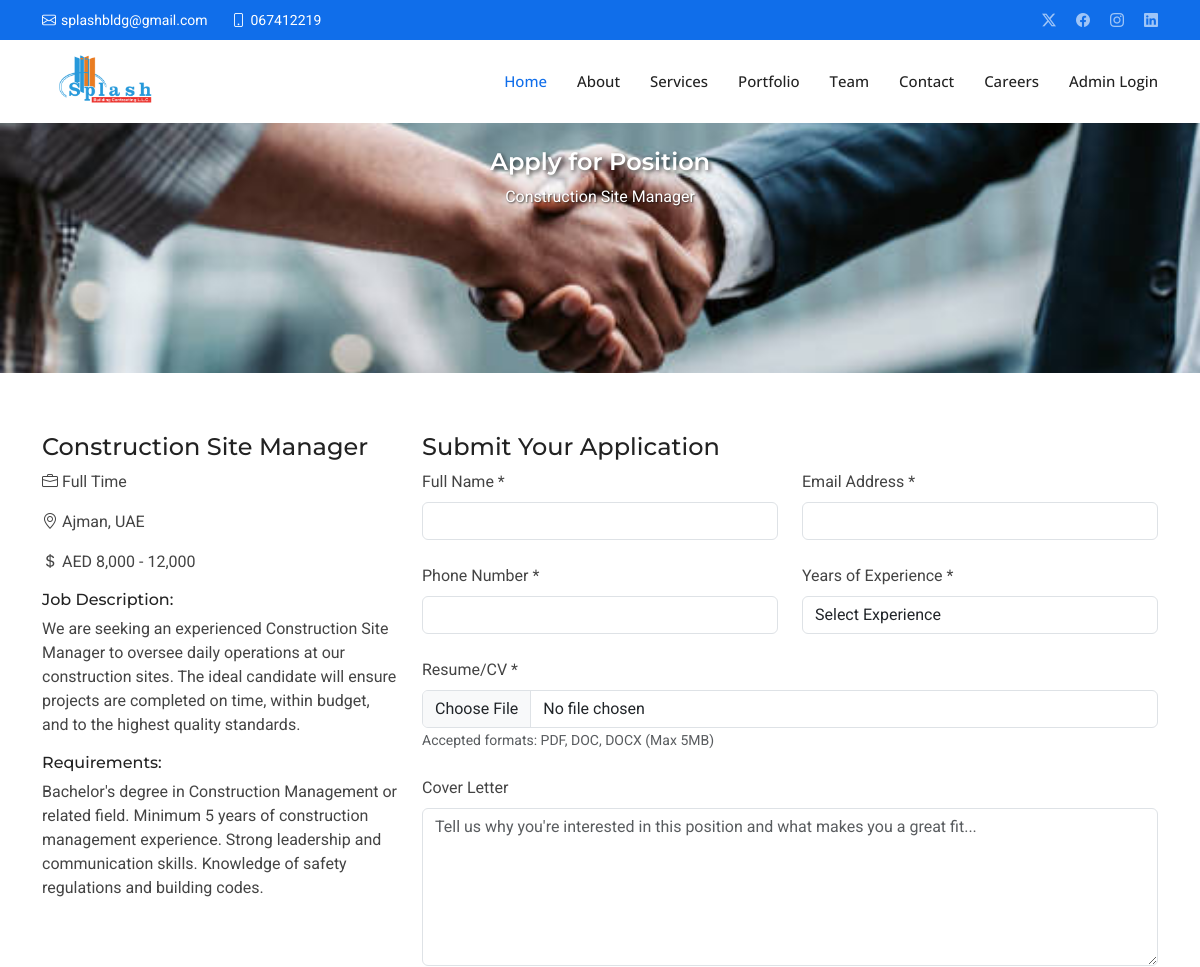
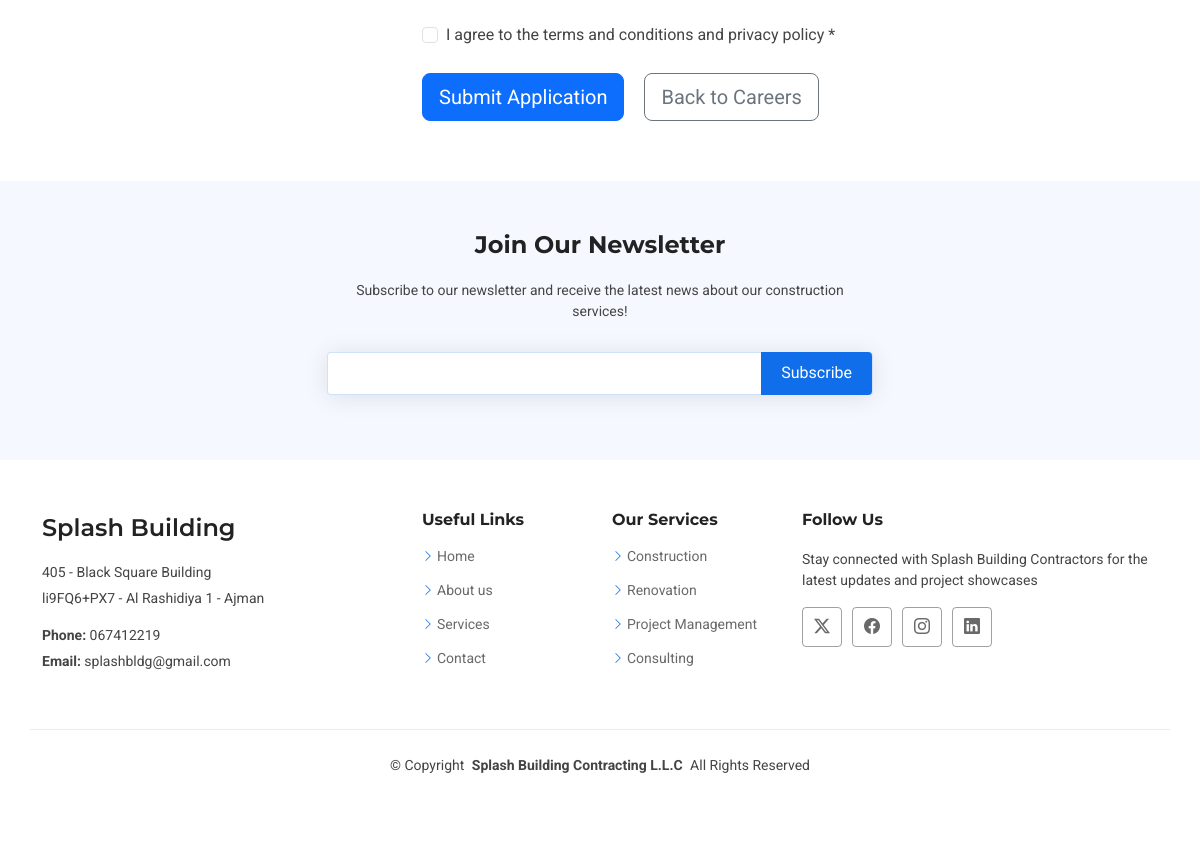
Screenshot of /apply/1/ with the database file from the repository (2 pictures, top to bottom).
### site_application/models.py (models this page shows, shortened)
class JobVacancy(models.Model):
    title = models.CharField(max_length=200)
    description = models.TextField()
    requirements = models.TextField()
    location = models.CharField(max_length=100)
    salary_range = models.CharField(max_length=100, blank=True)
    employment_type = models.CharField(max_length=50, choices=[
        ('full_time', 'Full Time'),
        ('part_time', 'Part Time'),
        ('contract', 'Contract'),
    ], default='full_time')
    is_active = models.BooleanField(default=True)
    total_positions = models.IntegerField(default=1, help_text="Total number of positions available")
    filled_positions = models.IntegerField(default=0, help_text="Number of positions filled")
    created_at = models.DateTimeField(default=timezone.now)
    updated_at = models.DateTimeField(auto_now=True)
    @property
    def is_fully_filled(self):
        return self.filled_positions >= self.total_positions
    class Meta:
        ordering = ['-created_at']

### site_application/views.py (the view, shortened to what this page needs)
# urls.py: path('apply/<int:job_id>/', views.apply_job, name='apply_job'),
def apply_job(request, job_id):
    job = get_object_or_404(JobVacancy, id=job_id, is_active=True)
    if job.is_fully_filled:
        messages.error(request, 'Sorry, this position is currently filled. Please check other available positions.')
        return redirect('careers')
    return render(request, 'site_application/apply_job.html', {'job': job})

### site_application/templates/site_application/apply_job.html (shortened to what this page needs)
{% extends 'site_application/base.html' %}
{% load static %}
{% block content %}
    <div class="page-title" data-aos="fade" style="background-image: url('{% static 'img/hand_shake_img.jpg' %}'); background-size: cover; background-position: center; height: 250px;">
      <div class="heading">
        <div class="container">
          <div class="row d-flex justify-content-center text-center">
            <div class="col-lg-8">
              <h1 style="color: white; text-shadow: 2px 2px 4px rgba(0,0,0,0.7);">Apply for Position</h1>
              <p class="mb-0" style="color: white; text-shadow: 1px 1px 2px rgba(0,0,0,0.7);">{{ job.title }}</p>
            </div>
          </div>
        </div>
      </div>
    </div>
    <section id="apply-job" class="apply-job section">
      <div class="container" data-aos="fade-up" data-aos-delay="100">
        <div class="row">
          <div class="col-lg-4">
            <div class="job-details-card">
              <h4>{{ job.title }}</h4>
              <div class="job-meta mb-3">
                <p><i class="bi bi-briefcase"></i> {{ job.get_employment_type_display }}</p>
                <p><i class="bi bi-geo-alt"></i> {{ job.location }}</p>
                {% if job.salary_range %}
                  <p><i class="bi bi-currency-dollar"></i> {{ job.salary_range }}</p>
                {% endif %}
              </div>
              <div class="job-description">
                <h6>Job Description:</h6>
                <p>{{ job.description }}</p>
              </div>
              <div class="job-requirements">
                <h6>Requirements:</h6>
                <p>{{ job.requirements }}</p>
              </div>
            </div>
          </div>
          <div class="col-lg-8">
            <div class="application-form-card">
              <h4>Submit Your Application</h4>
              <form method="post" enctype="multipart/form-data" class="application-form">
                <div class="row gy-4">
                  <div class="col-md-6">
                    <label for="full_name" class="form-label">Full Name *</label>
                    <input type="text" class="form-control" id="full_name" name="full_name" required>
                  </div>
                  <div class="col-md-6">
                    <label for="email" class="form-label">Email Address *</label>
                    <input type="email" class="form-control" id="email" name="email" required>
                  </div>
                  <div class="col-md-6">
                    <label for="phone" class="form-label">Phone Number *</label>
                    <input type="tel" class="form-control" id="phone" name="phone" required>
                  </div>
                  <div class="col-md-6">
                    <label for="experience_years" class="form-label">Years of Experience *</label>
                    <select class="form-control" id="experience_years" name="experience_years" required>
                      <option value="">Select Experience</option>
                    </select>
                  </div>
                  <div class="col-12">
                    <label for="resume" class="form-label">Resume/CV *</label>
                    <input type="file" class="form-control" id="resume" name="resume" accept=".pdf,.doc,.docx" required>
                    <small class="form-text text-muted">Accepted formats: PDF, DOC, DOCX (Max 5MB)</small>
                  </div>
                  <div class="col-12">
                    <label for="cover_letter" class="form-label">Cover Letter</label>
                    <textarea class="form-control" id="cover_letter" name="cover_letter" rows="6" placeholder="Tell us why you're interested in this position and what makes you a great fit..."></textarea>
                  </div>
                  <div class="col-12">
                    <div class="form-check">
                      <input class="form-check-input" type="checkbox" id="terms" required>
                      <label class="form-check-label" for="terms">
                        I agree to the terms and conditions and privacy policy *
                      </label>
                    </div>
                  </div>
                  <div class="col-12">
                    <button type="submit" class="btn btn-primary btn-lg">Submit Application</button>
                    <a href="{% url 'careers' %}" class="btn btn-outline-secondary btn-lg ms-3">Back to Careers</a>
                  </div>
                </div>
              </form>
            </div>
          </div>
        </div>
      </div>
    </section>
{% endblock %}

### splash_bldg/static/css/main.css (style rules this page uses)
:root { --default-font: "Roboto", system-ui, -apple-system, "Segoe UI", Roboto, "Helvetica Neue", Arial, "Noto Sans", "Liberation Sans", sans-serif, "Apple Color Emoji", "Segoe UI Emoji", "Segoe UI Symbol", "Noto Color Emoji"; --heading-font: "Montserrat", sans-serif; --nav-font: "Open Sans", sans-serif; }
:root { --background-color: #ffffff; --default-color: #444444; --heading-color: #222222; --accent-color: #106eea; --surface-color: #ffffff; --contrast-color: #ffffff; }
:root { --nav-color: #222222; --nav-hover-color: #106eea; --nav-mobile-background-color: #ffffff; --nav-dropdown-background-color: #ffffff; --nav-dropdown-color: #222222; --nav-dropdown-hover-color: #106eea; }
:root { scroll-behavior: smooth; }
body { color: var(--default-color); background-color: var(--background-color); font-family: var(--default-font); }
a { color: var(--accent-color); text-decoration: none; transition: 0.3s; }
h1, h2, h3, h4, h5, h6 { color: var(--heading-color); font-family: var(--heading-font); }
.page-title { --background-color: color-mix(in srgb, var(--default-color), transparent 96%); color: var(--default-color); background-color: var(--background-color); padding: 25px 0; position: relative; }
.page-title h1 { font-size: 24px; font-weight: 600; }
section, .section { color: var(--default-color); background-color: var(--background-color); padding: 60px 0; scroll-margin-top: 78px; overflow: clip; }

### rows the page displays
JobVacancy: title "Construction Site Manager", employment_type "Full Time", location "Ajman, UAE", salary_range "AED 8,000 - 12,000", description "We are seeking an experienced Construction Site Manager to oversee daily operations at our construction sites. The ideal candidate will ensure projects are completed on time, within budget, and to the highest quality standards.", requirements "Bachelor's degree in Construction Management or related field. Minimum 5 years of construction management experience. Strong leadership and communication skills. Knowledge of safety regulations and building codes."
